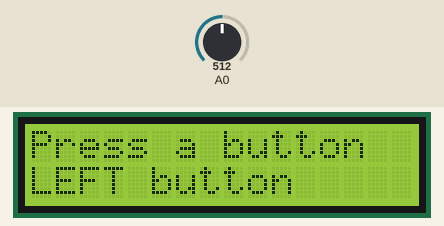
Simulated run of this sketch. Board: Arduino Uno, built with avr-gcc and run on an emulated ATmega328P. Parts: 16×2 character LCD. Inputs (shaded band) come from the test bench; at power-on: A0 = 512.

Above: at 3.2 s.
3.3 s: A0 set to 565
At 4.7 s:
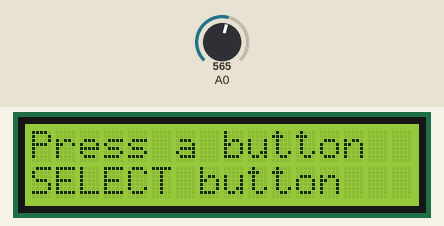
6.0 s: A0 set to 545
At 7.5 s:
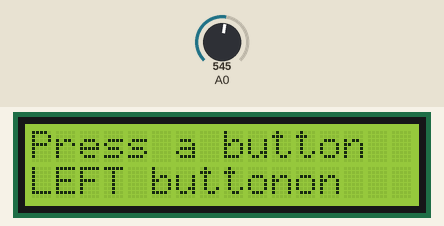
8.7 s: A0 set to 370
At 10.8 s:
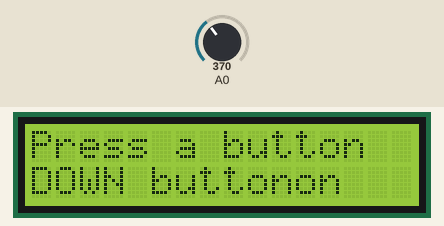
11.5 s: A0 set to 185
At 12.5 s:
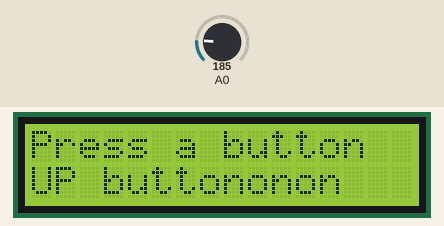
14.2 s: A0 set to 40
At 17.0 s:
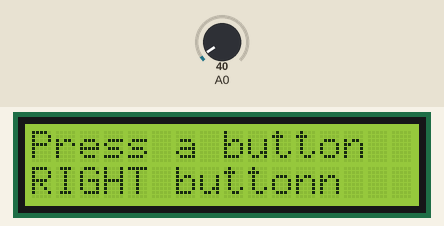
17.5 s: A0 set to 60
At 18.6 s:
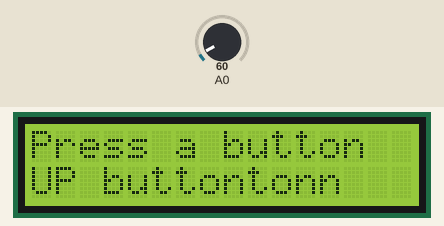
Timing chart, 0 to 20.5 s (numbered marks = the images above; inputs shaded):
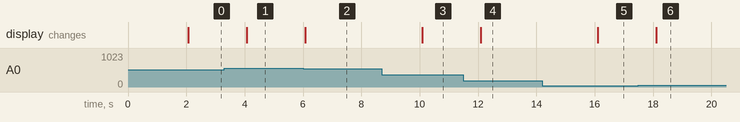

The sketch:

pulsadores_key.ino
```cpp
#include <LiquidCrystal.h>

LiquidCrystal lcd(8, 9, 4, 5, 6, 7);

void setup(){
  lcd.begin(16, 2);

  lcd.setCursor(0, 0);
  lcd.print("Hello world");
  lcd.setCursor(0, 1);
  lcd.print("Prueba de pulsadores");
  delay(2000);
  lcd.clear();
}

void loop(){
  lcd.setCursor(0, 0);
  lcd.print("Press a button");

  int numeroBoton = leerPulsadores();
  lcd.setCursor(0, 1);

  switch(numeroBoton) {

    case 0:
    lcd.print("No button");
    delay(2000);
    break;

    case 1:
    lcd.print("RIGHT button");
    delay(2000);
    break;

    case 2:
    lcd.print("UP button");
    delay(2000);
    break;

    case 3:
    lcd.print("DOWN button");
    delay(2000);
    break;

    case 4:
    lcd.print("LEFT button");
    delay(2000);
    break;

    case 5:
    lcd.print("SELECT button");
    delay(2000);
    break;

    default:
    lcd.print("No button");
    delay(1000);
    break;
  }
}

int leerPulsadores() {
  int lectura_A0 = analogRead(0);

  if(lectura_A0 > 1000) return 0;
  if(lectura_A0 < 50) return 1;
  if(lectura_A0 < 195) return 2;
  if(lectura_A0 < 380) return 3;
  if(lectura_A0 < 555) return 4;
  if(lectura_A0 < 790) return 5;
  return 0;

}
```

Measured:
- after the input at 3.3 s, the display: changes after 0.78 s (image 1)
- after the input at 6.0 s, the display: changes after 0.08 s (image 2)
- after the input at 8.7 s, the display: changes after 1.4 s (image 3)
- after the input at 11.5 s, the display: changes after 0.59 s (image 4)
- after the input at 14.2 s, the display: changes after 1.9 s (image 5)
- after the input at 17.5 s, the display: changes after 0.60 s (image 6)
